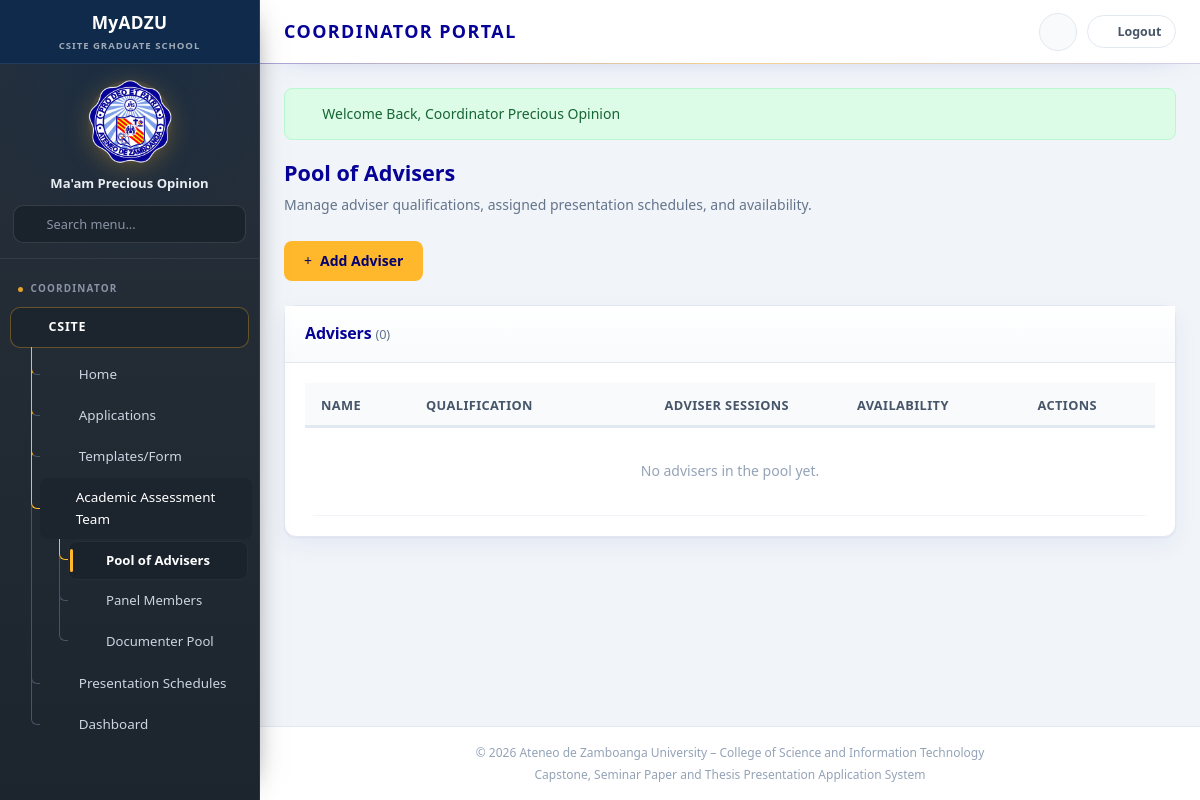
The page /coordinator/advisers/manage.php (signed in) on the database as committed earlier.
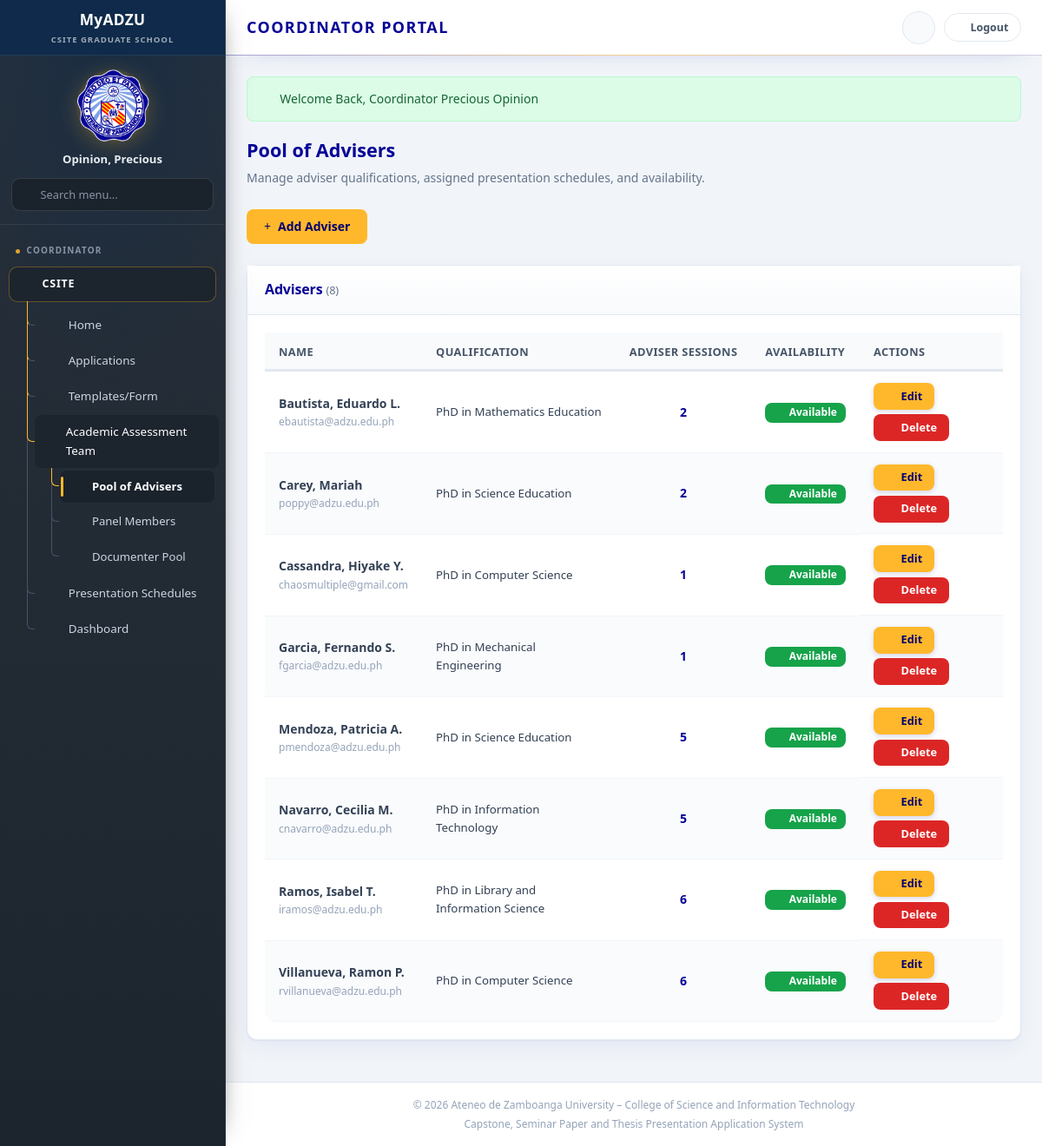
The same page on the database as committed later.
### tables this page shows
CREATE TABLE `advisor_pool` (
  `adviser_id` int(11) NOT NULL,
  `name` varchar(150) NOT NULL,
  `qualification` varchar(150) NOT NULL,
  `email` varchar(100) DEFAULT NULL,
  `availability` enum('available','unavailable') NOT NULL DEFAULT 'available',
  `notes` text DEFAULT NULL,
  `created_at` timestamp NOT NULL DEFAULT current_timestamp()
);

### includes/config/modules/10-ui-and-urls.php (called while the page is built, shortened)
<?php
function url(string $path): string {
    return BASE_URL . '/' . ltrim($path, '/');
}

### coordinator/advisers/manage.php (the view, shortened to what this page needs)
<?php
$advisers = [];
try {
    $pdo = DB::getConnection();
    $advisers = $pdo->query(
        'SELECT a.*, COUNT(s.schedule_id) AS adviser_sessions
         FROM advisor_pool a
         LEFT JOIN schedules s ON s.adviser_id = a.adviser_id
         GROUP BY a.adviser_id
         ORDER BY a.availability = "available" DESC, a.name ASC'
    )->fetchAll();
} catch (Throwable $e) {
    error_log('[adviser pool] ' . $e->getMessage());
    $error = 'The adviser pool could not be loaded. Check that the database migrations are applied and try again.';
}
require_once __DIR__ . '/../../includes/layout/header.php';
?>
<div class="page-header">
    <h2>Pool of Advisers</h2>
    <p>Manage adviser qualifications, assigned presentation schedules, and availability.</p>
</div>
<div class="form-actions" style="border:none;padding:0;margin-bottom:1.5rem;">
    <a href="<?= url('coordinator/advisers/add.php') ?>" class="btn btn-primary"><i class="fas fa-plus"></i> Add Adviser</a>
</div>
<div class="card">
    <div class="card-header"><h3>Advisers <span style="font-size:0.8rem;font-weight:400;color:var(--gray-500);">(<?= count($advisers) ?>)</span></h3></div>
    <div class="card-body">
        <div class="table-responsive">
            <table class="data-table">
                <thead>
                    <tr><th>Name</th><th>Qualification</th><th style="text-align:center;">Adviser Sessions</th><th>Availability</th><th>Actions</th></tr>
                </thead>
                <tbody>
                    <?php if (!$advisers): ?>
                    <tr><td colspan="5" style="text-align:center;color:var(--gray-400);padding:2rem;">No advisers in the pool yet.</td></tr>
                    <?php endif; ?>
                    <?php foreach ($advisers as $adviser): ?>
                    <tr>
                        <td>
                            <strong><?= htmlspecialchars($adviser['name']) ?></strong>
                            <?php if (!empty($adviser['email'])): ?>
                            <div style="font-size:0.75rem;color:var(--gray-400);"><?= htmlspecialchars($adviser['email']) ?></div>
                            <?php endif; ?>
                        </td>
                        <td style="font-size:0.83rem;"><?= htmlspecialchars($adviser['qualification']) ?></td>
                        <td style="text-align:center;font-weight:600;color:var(--adzu-navy);"><?= (int) $adviser['adviser_sessions'] ?></td>
                        <td>
                            <form method="post">
                                <button type="submit" class="btn btn-sm <?= $adviser['availability'] === 'available' ? 'btn-success' : 'btn-outline' ?>" style="font-size:0.75rem;padding:3px 10px;">
                                    <?php if ($adviser['availability'] === 'available'): ?>
                                    <i class="fas fa-check-circle"></i> Available
                                    <?php else: ?>
                                    <i class="fas fa-ban"></i> Unavailable
                                    <?php endif; ?>
                                </button>
                            </form>
                        </td>
                        <td class="actions">
                            <a href="<?= url('coordinator/advisers/edit.php?id=' . (int) $adviser['adviser_id']) ?>" class="btn btn-primary coord-edit-btn" title="Edit adviser"><i class="fas fa-pen-to-square" aria-hidden="true"></i> Edit</a>
                            <?= coordDeleteLink(url('coordinator/advisers/manage.php?delete=' . (int) $adviser['adviser_id']), 'Remove this adviser from the pool?') ?>
                        </td>
                    </tr>
                    <?php endforeach; ?>
                </tbody>
            </table>
        </div>
    </div>
</div>
<?php require_once __DIR__ . '/../../includes/layout/footer.php'; ?>

### includes/config/modules/44-helpers.php (shortened to what this page needs)
<?php
function coordDeleteLink(string $href, string $message): string {
    return '<button type="button" class="btn btn-sm btn-danger" title="Delete" data-confirm-url="' . htmlspecialchars($href) . '" data-confirm-message="' . htmlspecialchars($message) . '"><i class="fas fa-trash"></i> Delete</button>';
}

Rows that differ between the two databases and show on the page:
added advisor_pool: name "Bautista, Eduardo L.", email "ebautista@adzu.edu.ph", qualification "PhD in Mathematics Education", adviser_sessions "2", availability "available" (drawn)
added advisor_pool: name "Carey, Mariah", email "poppy@adzu.edu.ph", qualification "PhD in Science Education", adviser_sessions "2", availability "available" (drawn)
added advisor_pool: name "Cassandra, Hiyake Y.", email "chaosmultiple@gmail.com", qualification "PhD in Computer Science", adviser_sessions "1", availability "available" (drawn)
added advisor_pool: name "Garcia, Fernando S.", email "fgarcia@adzu.edu.ph", qualification "PhD in Mechanical Engineering", adviser_sessions "1", availability "available" (drawn)
added advisor_pool: name "Mendoza, Patricia A.", email "pmendoza@adzu.edu.ph", qualification "PhD in Science Education", adviser_sessions "5", availability "available" (drawn)
added advisor_pool: name "Navarro, Cecilia M.", email "cnavarro@adzu.edu.ph", qualification "PhD in Information Technology", adviser_sessions "5", availability "available" (drawn)
added advisor_pool: name "Ramos, Isabel T.", email "iramos@adzu.edu.ph", qualification "PhD in Library and Information Science", adviser_sessions "6", availability "available" (drawn)
added advisor_pool: name "Villanueva, Ramon P.", email "rvillanueva@adzu.edu.ph", qualification "PhD in Computer Science", adviser_sessions "6", availability "available" (drawn)
Other text that changed with them:
$userName: "Ma'am Precious Opinion" → "Opinion, Precious"
count($advisers): "0" → "8"
text no longer shown: "No advisers in the pool yet."
